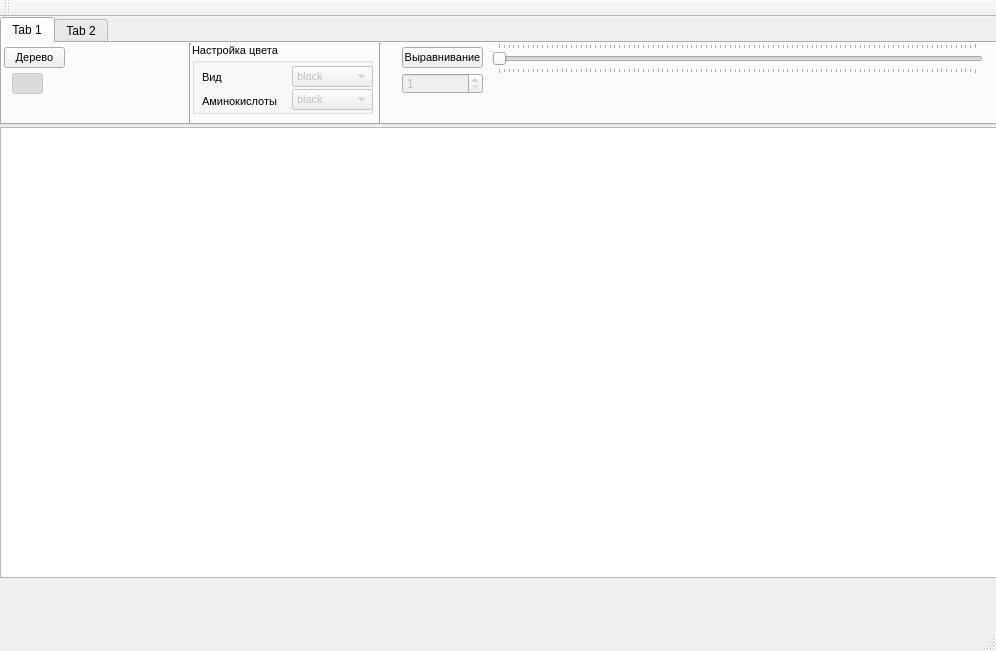
<?xml version="1.0" encoding="UTF-8"?>
<ui version="4.0">
 <class>MainWindow</class>
 <widget class="QMainWindow" name="MainWindow">
  <property name="geometry">
   <rect>
    <x>0</x>
    <y>0</y>
    <width>996</width>
    <height>651</height>
   </rect>
  </property>
  <property name="sizePolicy">
   <sizepolicy hsizetype="Preferred" vsizetype="Preferred">
    <horstretch>1</horstretch>
    <verstretch>0</verstretch>
   </sizepolicy>
  </property>
  <property name="windowTitle">
   <string>Genom Creator</string>
  </property>
  <property name="layoutDirection">
   <enum>Qt::LeftToRight</enum>
  </property>
  <widget class="QWidget" name="centralWidget">
   <widget class="QTabWidget" name="tabWidget">
    <property name="geometry">
     <rect>
      <x>0</x>
      <y>0</y>
      <width>1001</width>
      <height>108</height>
     </rect>
    </property>
    <property name="currentIndex">
     <number>0</number>
    </property>
    <widget class="QWidget" name="tab_1">
     <attribute name="title">
      <string>Tab 1</string>
     </attribute>
     <widget class="QPushButton" name="pushButton">
      <property name="geometry">
       <rect>
        <x>2</x>
        <y>4</y>
        <width>61</width>
        <height>21</height>
       </rect>
      </property>
      <property name="font">
       <font>
        <pointsize>8</pointsize>
       </font>
      </property>
      <property name="text">
       <string>Дерево</string>
      </property>
     </widget>
     <widget class="Line" name="line">
      <property name="geometry">
       <rect>
        <x>180</x>
        <y>0</y>
        <width>16</width>
        <height>81</height>
       </rect>
      </property>
      <property name="orientation">
       <enum>Qt::Vertical</enum>
      </property>
     </widget>
     <widget class="QSlider" name="horizontalSlider">
      <property name="enabled">
       <bool>false</bool>
      </property>
      <property name="geometry">
       <rect>
        <x>490</x>
        <y>0</y>
        <width>491</width>
        <height>31</height>
       </rect>
      </property>
      <property name="mouseTracking">
       <bool>false</bool>
      </property>
      <property name="autoFillBackground">
       <bool>false</bool>
      </property>
      <property name="orientation">
       <enum>Qt::Horizontal</enum>
      </property>
      <property name="invertedAppearance">
       <bool>false</bool>
      </property>
      <property name="invertedControls">
       <bool>false</bool>
      </property>
      <property name="tickPosition">
       <enum>QSlider::TicksBothSides</enum>
      </property>
     </widget>
     <widget class="QSpinBox" name="spinBox">
      <property name="enabled">
       <bool>false</bool>
      </property>
      <property name="geometry">
       <rect>
        <x>400</x>
        <y>30</y>
        <width>81</width>
        <height>21</height>
       </rect>
      </property>
      <property name="minimum">
       <number>1</number>
      </property>
     </widget>
     <widget class="QPushButton" name="extended">
      <property name="enabled">
       <bool>false</bool>
      </property>
      <property name="geometry">
       <rect>
        <x>10</x>
        <y>30</y>
        <width>31</width>
        <height>21</height>
       </rect>
      </property>
      <property name="text">
       <string/>
      </property>
      <property name="icon">
       <iconset>
        <normaloff>:/equal</normaloff>:/equal</iconset>
      </property>
      <property name="checkable">
       <bool>true</bool>
      </property>
      <property name="checked">
       <bool>true</bool>
      </property>
     </widget>
     <widget class="QGroupBox" name="groupBox">
      <property name="geometry">
       <rect>
        <x>190</x>
        <y>0</y>
        <width>181</width>
        <height>71</height>
       </rect>
      </property>
      <property name="font">
       <font>
        <pointsize>8</pointsize>
       </font>
      </property>
      <property name="title">
       <string>Настройка цвета</string>
      </property>
      <widget class="QComboBox" name="typeComboBox">
       <property name="enabled">
        <bool>false</bool>
       </property>
       <property name="geometry">
        <rect>
         <x>100</x>
         <y>23</y>
         <width>81</width>
         <height>21</height>
        </rect>
       </property>
       <item>
        <property name="text">
         <string>black</string>
        </property>
        <property name="icon">
         <iconset resource="res.qrc">
          <normaloff>:/black</normaloff>:/black</iconset>
        </property>
       </item>
       <item>
        <property name="text">
         <string>red</string>
        </property>
        <property name="icon">
         <iconset resource="res.qrc">
          <normaloff>:/red</normaloff>:/red</iconset>
        </property>
       </item>
       <item>
        <property name="text">
         <string>green</string>
        </property>
        <property name="icon">
         <iconset resource="res.qrc">
          <normaloff>:/green</normaloff>:/green</iconset>
        </property>
       </item>
       <item>
        <property name="text">
         <string>yellow</string>
        </property>
        <property name="icon">
         <iconset resource="res.qrc">
          <normaloff>:/yellow</normaloff>:/yellow</iconset>
        </property>
       </item>
       <item>
        <property name="text">
         <string>blue</string>
        </property>
        <property name="icon">
         <iconset resource="res.qrc">
          <normaloff>:/blue</normaloff>:/blue</iconset>
        </property>
       </item>
       <item>
        <property name="text">
         <string>brown</string>
        </property>
        <property name="icon">
         <iconset resource="res.qrc">
          <normaloff>:/brown</normaloff>:/brown</iconset>
        </property>
       </item>
       <item>
        <property name="text">
         <string>grey</string>
        </property>
        <property name="icon">
         <iconset resource="res.qrc">
          <normaloff>:/grey</normaloff>:/grey</iconset>
        </property>
       </item>
      </widget>
      <widget class="QLabel" name="label">
       <property name="geometry">
        <rect>
         <x>10</x>
         <y>26</y>
         <width>67</width>
         <height>17</height>
        </rect>
       </property>
       <property name="text">
        <string>Вид</string>
       </property>
      </widget>
      <widget class="QLabel" name="label_2">
       <property name="geometry">
        <rect>
         <x>10</x>
         <y>50</y>
         <width>81</width>
         <height>17</height>
        </rect>
       </property>
       <property name="text">
        <string>Аминокислоты</string>
       </property>
      </widget>
      <widget class="QComboBox" name="AcidComboBox">
       <property name="enabled">
        <bool>false</bool>
       </property>
       <property name="geometry">
        <rect>
         <x>100</x>
         <y>46</y>
         <width>81</width>
         <height>21</height>
        </rect>
       </property>
       <item>
        <property name="text">
         <string>black</string>
        </property>
        <property name="icon">
         <iconset resource="res.qrc">
          <normaloff>:/black</normaloff>:/black</iconset>
        </property>
       </item>
       <item>
        <property name="text">
         <string>red</string>
        </property>
        <property name="icon">
         <iconset resource="res.qrc">
          <normaloff>:/red</normaloff>:/red</iconset>
        </property>
       </item>
       <item>
        <property name="text">
         <string>green</string>
        </property>
        <property name="icon">
         <iconset resource="res.qrc">
          <normaloff>:/green</normaloff>:/green</iconset>
        </property>
       </item>
       <item>
        <property name="text">
         <string>yellow</string>
        </property>
        <property name="icon">
         <iconset resource="res.qrc">
          <normaloff>:/yellow</normaloff>:/yellow</iconset>
        </property>
       </item>
       <item>
        <property name="text">
         <string>blue</string>
        </property>
        <property name="icon">
         <iconset resource="res.qrc">
          <normaloff>:/blue</normaloff>:/blue</iconset>
        </property>
       </item>
       <item>
        <property name="text">
         <string>brown</string>
        </property>
        <property name="icon">
         <iconset resource="res.qrc">
          <normaloff>:/brown</normaloff>:/brown</iconset>
        </property>
       </item>
       <item>
        <property name="text">
         <string>grey</string>
        </property>
        <property name="icon">
         <iconset resource="res.qrc">
          <normaloff>:/grey</normaloff>:/grey</iconset>
        </property>
       </item>
      </widget>
     </widget>
     <widget class="QPushButton" name="pushButton_2">
      <property name="geometry">
       <rect>
        <x>400</x>
        <y>4</y>
        <width>81</width>
        <height>21</height>
       </rect>
      </property>
      <property name="font">
       <font>
        <pointsize>8</pointsize>
       </font>
      </property>
      <property name="text">
       <string>Выравнивание</string>
      </property>
     </widget>
     <widget class="Line" name="line_2">
      <property name="geometry">
       <rect>
        <x>370</x>
        <y>0</y>
        <width>16</width>
        <height>81</height>
       </rect>
      </property>
      <property name="orientation">
       <enum>Qt::Vertical</enum>
      </property>
     </widget>
    </widget>
    <widget class="QWidget" name="tab_2">
     <attribute name="title">
      <string>Tab 2</string>
     </attribute>
    </widget>
   </widget>
   <widget class="QGraphicsView" name="graphicsView">
    <property name="geometry">
     <rect>
      <x>0</x>
      <y>110</y>
      <width>1001</width>
      <height>451</height>
     </rect>
    </property>
    <property name="verticalScrollBarPolicy">
     <enum>Qt::ScrollBarAlwaysOff</enum>
    </property>
    <property name="horizontalScrollBarPolicy">
     <enum>Qt::ScrollBarAlwaysOff</enum>
    </property>
    <property name="interactive">
     <bool>true</bool>
    </property>
   </widget>
   <zorder>graphicsView</zorder>
   <zorder>tabWidget</zorder>
  </widget>
  <widget class="QMenuBar" name="menuBar">
   <property name="geometry">
    <rect>
     <x>0</x>
     <y>0</y>
     <width>996</width>
     <height>25</height>
    </rect>
   </property>
  </widget>
  <widget class="QToolBar" name="mainToolBar">
   <attribute name="toolBarArea">
    <enum>TopToolBarArea</enum>
   </attribute>
   <attribute name="toolBarBreak">
    <bool>false</bool>
   </attribute>
  </widget>
  <widget class="QStatusBar" name="statusBar"/>
 </widget>
 <layoutdefault spacing="6" margin="11"/>
 <resources>
  <include location="res.qrc"/>
 </resources>
 <connections/>
</ui>
